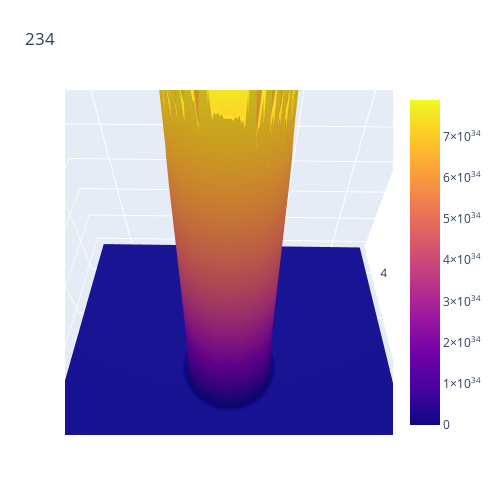

The cell this chart's notebook holds for it:
### Code cell
import plotly.graph_objects as go
import pandas as pd
import numpy as np
from tqdm import trange
L = 100
R = 5
x, y = np.linspace(-R, R, L), np.linspace(-R, R, L)
z = np.empty((L,L))
for i in trange(L):
    for j in range(L):
        z[i,j] = np.exp(1000+log_prior_z_pdf(tf.constant([[x[i], y[j]]], dtype=tf.float32)))
fig = go.Figure(data=[go.Surface(z=z, x=x, y=y)])
fig.update_layout(title='234', autosize=False,
                  width=500, height=500,
                  margin=dict(l=65, r=50, b=65, t=90))
fig.show()
